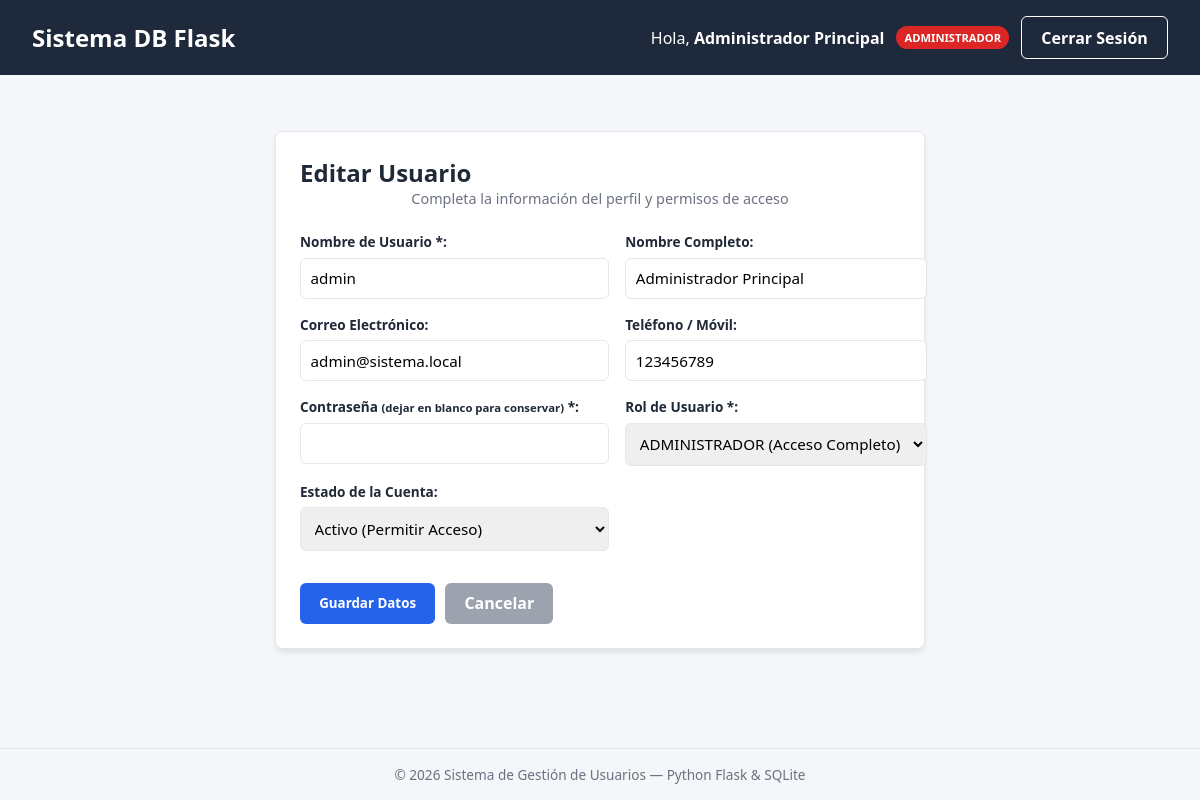
The page /user/edit/1 (signed in) on the database its author committed.
### tables this page shows
CREATE TABLE users (
            id INTEGER PRIMARY KEY AUTOINCREMENT,
            username TEXT UNIQUE NOT NULL,
            password TEXT NOT NULL,
            role TEXT NOT NULL,
            full_name TEXT,
            email TEXT,
            phone TEXT,
            is_active INTEGER NOT NULL DEFAULT 1,
            created_at DATETIME DEFAULT CURRENT_TIMESTAMP,
            last_login DATETIME
        );

### app.py (the view, shortened to what this page needs)
@app.route('/user/edit/<int:user_id>', methods=['GET', 'POST'])
@login_required
@roles_required('ADMINISTRADOR', 'SUPERVISOR')
def edit_user(user_id):
    conn = get_db_connection()
    user = conn.execute('SELECT * FROM users WHERE id = ?', (user_id,)).fetchone()
    if not user:
        conn.close()
        flash('El usuario solicitado no existe.', 'danger')
        return redirect(url_for('dashboard'))
    conn.close()
    return render_template('user_form.html', action='Editar', user=user)

### app.py (called while the page is built)
def get_db_connection():
    conn = sqlite3.connect(DATABASE)
    conn.row_factory = sqlite3.Row
    return conn

def login_required(f):
    @wraps(f)
    def decorated_function(*args, **kwargs):
        if 'user_id' not in session:
            flash('Por favor, inicia sesión para acceder al sistema.', 'warning')
            return redirect(url_for('login'))
        return f(*args, **kwargs)
    return decorated_function

def roles_required(*allowed_roles):
    def decorator(f):
        @wraps(f)
        def decorated_function(*args, **kwargs):
            if 'role' not in session or session['role'] not in allowed_roles:
                flash('No tienes permisos suficientes para realizar esta acción.', 'danger')
                return redirect(url_for('dashboard'))
            return f(*args, **kwargs)
        return decorated_function
    return decorator

### templates/user_form.html (shortened to what this page needs)
{% extends "base.html" %}
{% block content %}
<div class="form-wrapper">
    <div class="card form-card-wide">
        <h2>{{ action }} Usuario</h2>
        <p class="text-subtitle">Completa la información del perfil y permisos de acceso</p>
        <form action="" method="POST" class="form-grid">
            <div class="form-control">
                <label for="username">Nombre de Usuario *:</label>
                <input type="text" id="username" name="username" value="{{ user.username if user else '' }}" required>
            </div>
            <div class="form-control">
                <label for="full_name">Nombre Completo:</label>
                <input type="text" id="full_name" name="full_name" placeholder="Ej. Juan Pérez" value="{{ user.full_name if user else '' }}">
            </div>
            <div class="form-control">
                <label for="email">Correo Electrónico:</label>
                <input type="email" id="email" name="email" placeholder="correo@ejemplo.com" value="{{ user.email if user else '' }}">
            </div>
            <div class="form-control">
                <label for="phone">Teléfono / Móvil:</label>
                <input type="text" id="phone" name="phone" placeholder="+58 412 1234567" value="{{ user.phone if user else '' }}">
            </div>
            <div class="form-control">
                <label for="password">Contraseña {% if action == 'Editar' %}<small>(dejar en blanco para conservar)</small>{% endif %} *:</label>
                <input type="password" id="password" name="password" {% if action == 'Crear' %}required{% endif %}>
            </div>
            <div class="form-control">
                <label for="role">Rol de Usuario *:</label>
                <select id="role" name="role" required>
                    <option value="ADMINISTRADOR" {% if user and user.role == 'ADMINISTRADOR' %}selected{% endif %}>ADMINISTRADOR (Acceso Completo)</option>
                </select>
            </div>
            {% if session.role == 'ADMINISTRADOR' %}
            <div class="form-control">
                <label for="is_active">Estado de la Cuenta:</label>
                <select id="is_active" name="is_active">
                    <option value="1" {% if not user or user.is_active == 1 %}selected{% endif %}>Activo (Permitir Acceso)</option>
                </select>
            </div>
            {% endif %}
            <div class="form-actions-full">
                <button type="submit" class="btn btn-primary">Guardar Datos</button>
                <a href="{{ url_for('dashboard') }}" class="btn btn-secondary">Cancelar</a>
            </div>
        </form>
    </div>
</div>
{% endblock %}

### templates/base.html (shortened to what this page needs)
<!DOCTYPE html>
<html lang="es">
<head>
    <link rel="stylesheet" href="{{ url_for('static', filename='style.css') }}">
</head>
<body>
    <header class="navbar">
        <div class="nav-container">
            <h2 class="logo">Sistema DB Flask</h2>
            {% if session.user_id %}
                <div class="user-info">
                    <span>Hola, <strong>{{ session.full_name or session.username }}</strong></span>
                    <span class="badge badge-{{ session.role | lower }}">{{ session.role }}</span>
                    <a href="{{ url_for('logout') }}" class="btn btn-outline">Cerrar Sesión</a>
                </div>
            {% endif %}
        </div>
    </header>
    <main class="container">
        {% block content %}{% endblock %}
    </main>
    <footer class="footer">
        <p>&copy; 2026 Sistema de Gestión de Usuarios — Python Flask & SQLite</p>
    </footer>
</body>
</html>

### static/style.css (style rules this page uses)
:root { --bg-color: #f4f6f9; --card-bg: #ffffff; --primary: #2563eb; --primary-hover: #1d4ed8; --success: #16a34a; --warning: #d97706; --danger: #dc2626; --text-color: #1f2937; --text-muted: #6b7280; --border-color: #e5e7eb; }
* { box-sizing: border-box; margin: 0; padding: 0; font-family: 'Segoe UI', Tahoma, Geneva, Verdana, sans-serif; }
body { background-color: var(--bg-color); color: var(--text-color); min-height: 100vh; display: flex; flex-direction: column; }
.navbar { background-color: #1e293b; color: #fff; padding: 1rem 2rem; }
.nav-container { max-width: 1200px; margin: 0 auto; display: flex; justify-content: space-between; align-items: center; }
.user-info { display: flex; align-items: center; gap: 12px; }
.container { max-width: 1200px; margin: 2rem auto; padding: 0 1rem; flex: 1; }
.card { background: var(--card-bg); border-radius: 8px; padding: 1.5rem; box-shadow: 0 4px 6px -1px rgba(0, 0, 0, 0.1); border: 1px solid var(--border-color); margin-bottom: 1.5rem; }
.login-wrapper, .form-wrapper { display: flex; justify-content: center; margin-top: 1.5rem; }
.form-card-wide { width: 100%; max-width: 650px; }
.text-subtitle { color: var(--text-muted); font-size: 0.9rem; margin-bottom: 1.5rem; text-align: center; }
.form-grid { display: grid; grid-template-columns: 1fr 1fr; gap: 1rem; }
.form-grid .form-actions-full { grid-column: span 2; display: flex; gap: 10px; margin-top: 1rem; }
.form-control { display: flex; flex-direction: column; gap: 0.4rem; }
.form-control label { font-weight: 600; font-size: 0.85rem; }
.form-control input, .form-control select { padding: 0.6rem; border: 1px solid var(--border-color); border-radius: 6px; font-size: 0.95rem; }
.btn { padding: 0.6rem 1.2rem; border-radius: 6px; border: none; cursor: pointer; font-weight: 600; text-decoration: none; display: inline-block; transition: background 0.2s, opacity 0.2s; }
.btn-primary { background: var(--primary); color: white; }
.btn-secondary { background: #9ca3af; color: white; }
.btn-outline { border: 1px solid #ffffff; color: white; background: transparent; }
.badge { padding: 0.25rem 0.5rem; border-radius: 12px; font-size: 0.7rem; font-weight: 700; color: white; display: inline-block; }
.badge-administrador { background-color: var(--danger); }
.footer { text-align: center; padding: 1rem; color: var(--text-muted); font-size: 0.85rem; border-top: 1px solid var(--border-color); margin-top: auto; }

### rows shown on the page
users: full_name "Administrador Principal", role "ADMINISTRADOR", username "admin", email "admin@sistema.local", phone "123456789", role "ADMINISTRADOR (Acceso Completo)", is_active "Activo (Permitir Acceso)"

### other values the page prints
{{ action }} "Editar"
